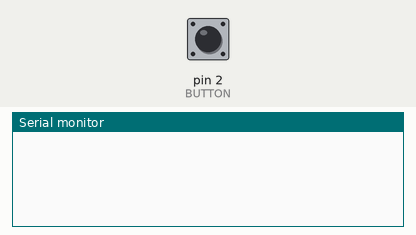
Recording of a sketch running on a simulated Arduino Uno, built with avr-gcc and run on an emulated ATmega328P. On the bench: the last lines printed to the serial monitor. The inputs (shaded band) are chosen by the test bench; at power-on: pin 2 (BUTTON) HIGH.

Above: at 1.2 s.
1.3 s: pin 2 (BUTTON) pulled LOW for 0.15 s
At 1.43 s:
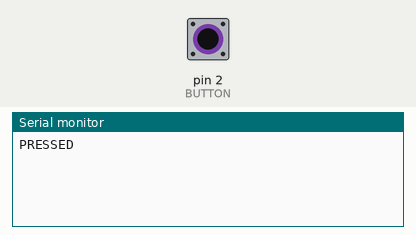
At 2.1 s:
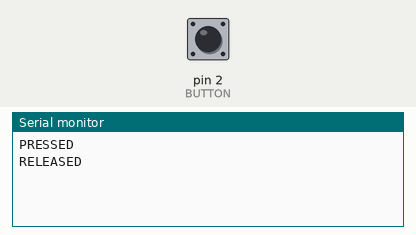

The sketch:

button_test.ino
```cpp
#define BUTTON 2
#define RELAY 4

#define bounce_time 10

volatile long last_swap = 0;
volatile bool relay_open = false;


void setup() {
  Serial.begin(9600);

  pinMode(BUTTON, INPUT_PULLUP);
  attachInterrupt(digitalPinToInterrupt(BUTTON), isr_swap, CHANGE);
}

void loop() {
  /*if(digitalRead(BUTTON) == 0) {
    down = millis();
    relay_state = 1;
  } else {
    up = millis();
    relay_state = 0;
  }

  Serial.println(relay_state);*/
}

void isr_swap() {
    if(millis() - last_swap > bounce_time) {
      last_swap = millis();

      if(relay_open) {
        relay_open = false;
        Serial.println("RELEASED");
      } else {
        relay_open = true;
        Serial.println("PRESSED");
      }
    }
}
```

Measured:
- after the input at 1.3 s, the serial monitor: prints a new line at once (image 1)
